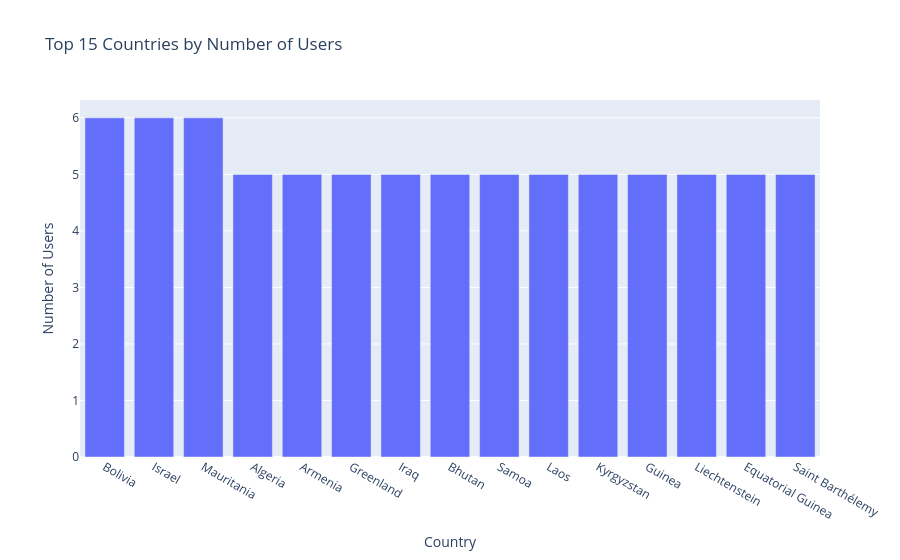

Notebook code cell kept with this figure:
### Code cell
top_countries = df['Country'].value_counts().head(15)

fig = px.bar(x=top_countries.index, y=top_countries.values,
             labels={'x': 'Country', 'y': 'Number of Users'},
             title='Top 15 Countries by Number of Users')
fig.show()

### Figure 1 — Plotly figure (JSON) as saved in the notebook; plotly's stock layout.template omitted (floating-point values rounded to 4 significant figures)
{"data": [{"hovertemplate": "Country=%{x}<br>Number of Users=%{y}<extra></extra>", "legendgroup": "", "marker": {"color": "#636efa", "pattern": {"shape": ""}}, "name": "", "orientation": "v", "showlegend": false, "textposition": "auto", "type": "bar", "x": ["Bolivia", "Israel", "Mauritania", "Algeria", "Armenia", "Greenland", "Iraq", "Bhutan", "Samoa", "Laos", "Kyrgyzstan", "Guinea", "Liechtenstein", "Equatorial Guinea", "Saint Barthélemy"], "xaxis": "x", "y": [6, 6, 6, 5, 5, 5, 5, 5, 5, 5, 5, 5, 5, 5, 5], "yaxis": "y"}], "layout": {"barmode": "relative", "legend": {"tracegroupgap": 0}, "title": {"text": "Top 15 Countries by Number of Users"}, "xaxis": {"anchor": "y", "domain": [0.0, 1.0], "title": {"text": "Country"}}, "yaxis": {"anchor": "x", "domain": [0.0, 1.0], "title": {"text": "Number of Users"}}}}
